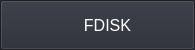
<?xml version="1.0" encoding="UTF-8"?>
<ui version="4.0">
 <class>DiskSelectionItem</class>
 <widget class="QWidget" name="DiskSelectionItem">
  <property name="geometry">
   <rect>
    <x>0</x>
    <y>0</y>
    <width>195</width>
    <height>50</height>
   </rect>
  </property>
  <property name="sizePolicy">
   <sizepolicy hsizetype="Preferred" vsizetype="Fixed">
    <horstretch>0</horstretch>
    <verstretch>0</verstretch>
   </sizepolicy>
  </property>
  <property name="minimumSize">
   <size>
    <width>0</width>
    <height>50</height>
   </size>
  </property>
  <property name="maximumSize">
   <size>
    <width>16777215</width>
    <height>50</height>
   </size>
  </property>
  <property name="windowTitle">
   <string>Form</string>
  </property>
  <property name="styleSheet">
   <string notr="true">#DiskSelectionItem {
	background-color: rgb(39, 42, 51);
}

QPushButton {
	background-color: rgb(39, 42, 51);
   
	color: rgb(255, 255, 255);
	image: url(:/resources/icons/udisk.png);
	background-origin: content;
	image-position: left;
	text-align:center;
	padding-left:20px;
	padding-top:10px;
	padding-bottom:10px;
	font-size: 16px;
}

QPushButton::pressed {
	background-color: rgb(136, 138, 133);
	color: rgb(0, 0, 0);
	image: url(:/resources/icons/udisk.png);
	background-origin: content;
	image-position: left;
	text-align:center;
	padding-left:20px;
	padding-top:10px;
	padding-bottom:10px;
	font-size: 16px;
}</string>
  </property>
  <layout class="QHBoxLayout" name="horizontalLayout">
   <property name="leftMargin">
    <number>0</number>
   </property>
   <property name="topMargin">
    <number>0</number>
   </property>
   <property name="rightMargin">
    <number>0</number>
   </property>
   <property name="bottomMargin">
    <number>0</number>
   </property>
   <item>
    <widget class="QPushButton" name="item_btn">
     <property name="sizePolicy">
      <sizepolicy hsizetype="Expanding" vsizetype="Expanding">
       <horstretch>0</horstretch>
       <verstretch>0</verstretch>
      </sizepolicy>
     </property>
     <property name="text">
      <string>FDISK</string>
     </property>
    </widget>
   </item>
  </layout>
 </widget>
 <resources/>
 <connections/>
</ui>
